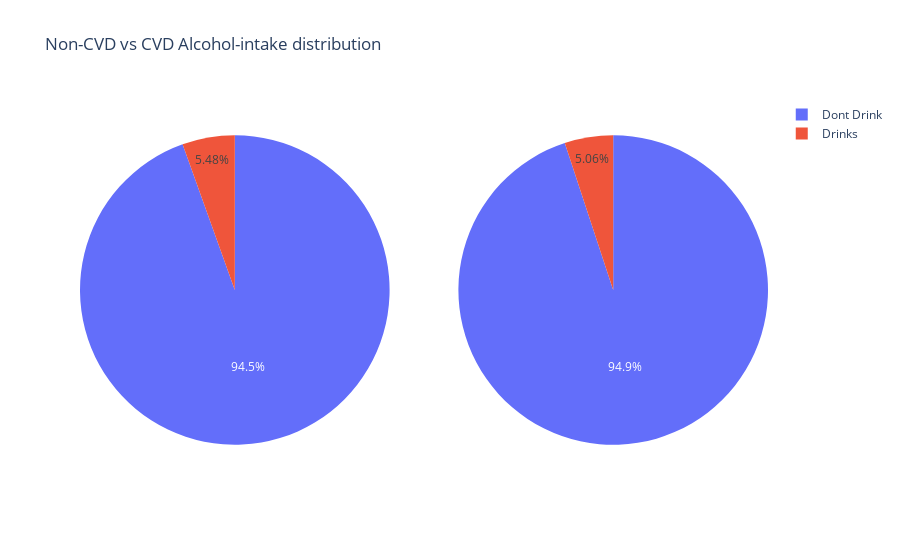

Here is the notebook cell this chart was saved with:
### Markdown cell above
##### Alcohol intake

### Code cell
#Alcohol-intake
cvd = cleanedData.loc[cleanedData['cardio'] == 1, 'alco'].copy()
non_cvd = cleanedData.loc[cleanedData['cardio'] == 0, 'alco'].copy()

fig = make_subplots(rows=1, cols=2, specs=[[{"type": "pie"}, {"type": "pie"}]])

fig.update_layout(title_text="Non-CVD vs CVD Alcohol-intake distribution", template="plotly_white")
fig.add_trace(go.Pie(values=non_cvd.value_counts().values,labels=['Dont Drink', 'Drinks']),row=1, col=1)
fig.add_trace(go.Pie(values=cvd.value_counts().values,labels=['Dont Drink', 'Drinks']),row=1, col=2)
fig.show()

### Figure 1 — Plotly figure (JSON) as saved in the notebook; plotly's stock layout.template omitted (floating-point values rounded to 4 significant figures)
{"data": [{"domain": {"x": [0, 0.45], "y": [0, 1]}, "labels": ["Dont Drink", "Drinks"], "type": "pie", "values": [32345, 1874]}, {"domain": {"x": [0.55, 1], "y": [0, 1]}, "labels": ["Dont Drink", "Drinks"], "type": "pie", "values": [31398, 1675]}], "layout": {"title": {"text": "Non-CVD vs CVD Alcohol-intake distribution"}}}
